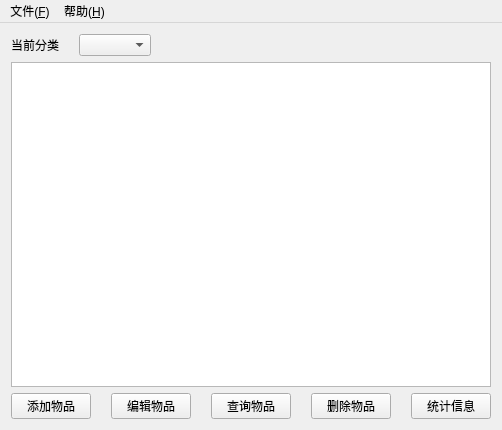
<?xml version="1.0" encoding="UTF-8"?>
<ui version="4.0">
 <class>MainWindow</class>
 <widget class="QMainWindow" name="MainWindow">
  <property name="geometry">
   <rect>
    <x>0</x>
    <y>0</y>
    <width>500</width>
    <height>430</height>
   </rect>
  </property>
  <property name="windowTitle">
   <string>LibraryManager</string>
  </property>
  <widget class="QWidget" name="centralWidget">
   <layout class="QHBoxLayout" name="horizontalLayout_3">
    <item>
     <layout class="QGridLayout" name="gridLayout">
      <item row="0" column="0">
       <layout class="QHBoxLayout" name="horizontalLayout_2">
        <property name="spacing">
         <number>20</number>
        </property>
        <item>
         <widget class="QLabel" name="label">
          <property name="text">
           <string>当前分类</string>
          </property>
          <property name="alignment">
           <set>Qt::AlignCenter</set>
          </property>
         </widget>
        </item>
        <item>
         <widget class="QComboBox" name="mediaTypeBox"/>
        </item>
        <item>
         <spacer name="horizontalSpacer">
          <property name="orientation">
           <enum>Qt::Horizontal</enum>
          </property>
          <property name="sizeHint" stdset="0">
           <size>
            <width>40</width>
            <height>20</height>
           </size>
          </property>
         </spacer>
        </item>
       </layout>
      </item>
      <item row="1" column="0">
       <widget class="QTableWidget" name="tableWidget"/>
      </item>
      <item row="2" column="0">
       <layout class="QHBoxLayout" name="horizontalLayout">
        <property name="spacing">
         <number>20</number>
        </property>
        <item>
         <widget class="QPushButton" name="addItemButton">
          <property name="text">
           <string>添加物品</string>
          </property>
         </widget>
        </item>
        <item>
         <widget class="QPushButton" name="editItemButton">
          <property name="text">
           <string>编辑物品</string>
          </property>
         </widget>
        </item>
        <item>
         <widget class="QPushButton" name="searchItemButton">
          <property name="text">
           <string>查询物品</string>
          </property>
         </widget>
        </item>
        <item>
         <widget class="QPushButton" name="deleteItemButton">
          <property name="text">
           <string>删除物品</string>
          </property>
         </widget>
        </item>
        <item>
         <widget class="QPushButton" name="statisticButton">
          <property name="text">
           <string>统计信息</string>
          </property>
         </widget>
        </item>
       </layout>
      </item>
     </layout>
    </item>
   </layout>
  </widget>
  <widget class="QMenuBar" name="menuBar">
   <property name="geometry">
    <rect>
     <x>0</x>
     <y>0</y>
     <width>500</width>
     <height>17</height>
    </rect>
   </property>
   <widget class="QMenu" name="menuMain">
    <property name="title">
     <string>文件(&amp;F)</string>
    </property>
    <addaction name="actionOpenFile"/>
    <addaction name="actionSaveFile"/>
    <addaction name="separator"/>
    <addaction name="actionExit"/>
   </widget>
   <widget class="QMenu" name="menu">
    <property name="title">
     <string>帮助(&amp;H)</string>
    </property>
    <addaction name="actionAbout_this_Application"/>
    <addaction name="actionAbout_Qt"/>
   </widget>
   <addaction name="menuMain"/>
   <addaction name="menu"/>
  </widget>
  <action name="actionExit">
   <property name="text">
    <string>退出</string>
   </property>
   <property name="toolTip">
    <string>退出应用程序</string>
   </property>
   <property name="shortcut">
    <string>Ctrl+Q</string>
   </property>
  </action>
  <action name="actionAbout_this_Application">
   <property name="text">
    <string>关于本程序</string>
   </property>
   <property name="toolTip">
    <string>关于本程序</string>
   </property>
  </action>
  <action name="actionAbout_Qt">
   <property name="text">
    <string>关于 Qt</string>
   </property>
   <property name="toolTip">
    <string>关于 Qt</string>
   </property>
  </action>
  <action name="actionOpenFile">
   <property name="text">
    <string>打开文件</string>
   </property>
   <property name="toolTip">
    <string>打开文件</string>
   </property>
   <property name="shortcut">
    <string>Ctrl+O</string>
   </property>
  </action>
  <action name="actionSaveFile">
   <property name="text">
    <string>保存文件</string>
   </property>
   <property name="toolTip">
    <string>保存文件</string>
   </property>
   <property name="shortcut">
    <string>Ctrl+S</string>
   </property>
  </action>
 </widget>
 <layoutdefault spacing="6" margin="11"/>
 <resources>
  <include location="LibraryManager.qrc"/>
 </resources>
 <connections/>
</ui>
